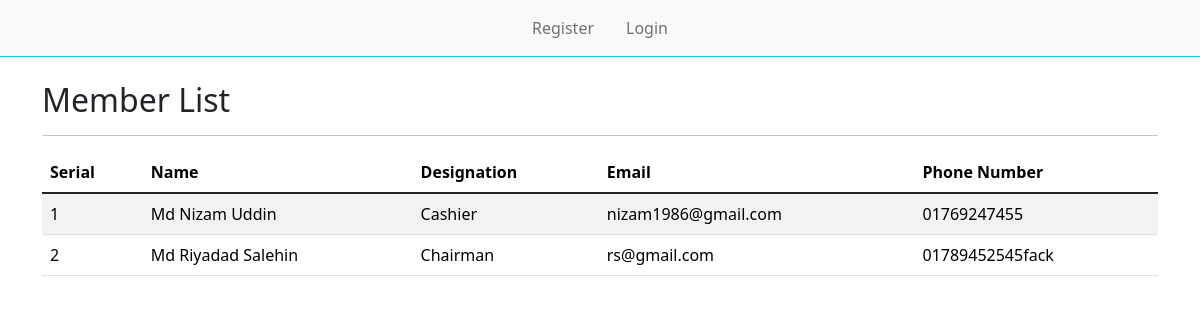
The page /members/ on the database its author committed.
### myapp/models.py (models this page shows, shortened)
class SocityMember(models.Model):
    name = models.CharField(max_length=255)
    society_designation = models.CharField(max_length=255, default="General Member")
    email = models.EmailField()
    phone_number = models.CharField(max_length=15)

### myapp/views.py (the view)
# urls.py: path('members/', views.Member, name='member_list'),
def Member(request):
    members = SocityMember.objects.all()
    context = {'members': members}
    return render(request, 'member_list.html', context)

### templates/member_list.html
{% extends 'base.html' %}
{% block content %}
<div class="container mt-4">
    <h2>Member List</h2>
    <hr>
    <table class="table table-striped">
        <thead>
            <tr>
                <th>Serial</th>
                <th>Name</th>
                <th>Designation</th>
                <th>Email</th>
                <th>Phone Number</th>
            </tr>
        </thead>
        <tbody>
            {% for member in members %}
                <tr>
                    <td>{{ forloop.counter }}</td>
                    <td>{{ member.name }}</td>
                    <td>{{ member.society_designation }}</td>
                    <td>{{ member.email }}</td>
                    <td>{{ member.phone_number }}</td>
                </tr>
            {% endfor %}
        </tbody>
    </table>
</div>
{% endblock %}

### rows shown on the page
SocityMember: name "Md Nizam Uddin", society_designation "Cashier", email "nizam1986@gmail.com", phone_number "01769247455"
SocityMember: name "Md Riyadad Salehin", society_designation "Chairman", email "rs@gmail.com", phone_number "01789452545fack"
